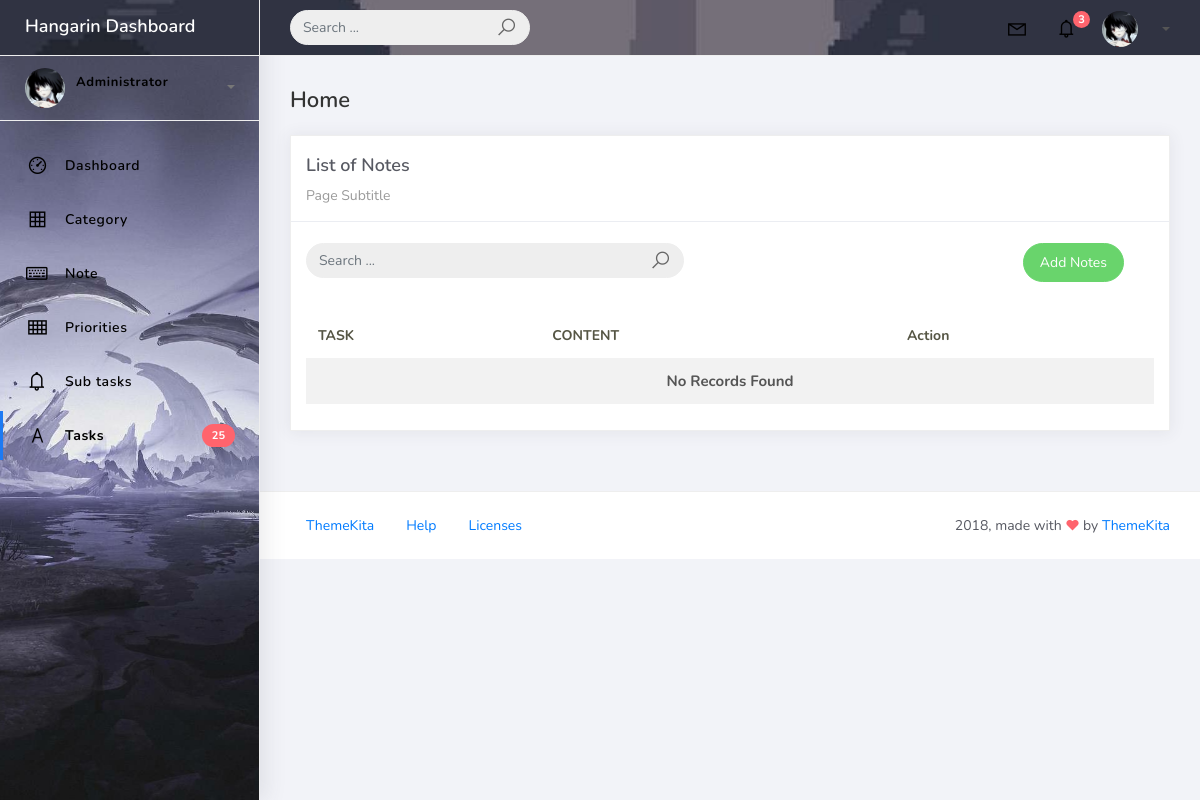
The app's page /note_list, older data.
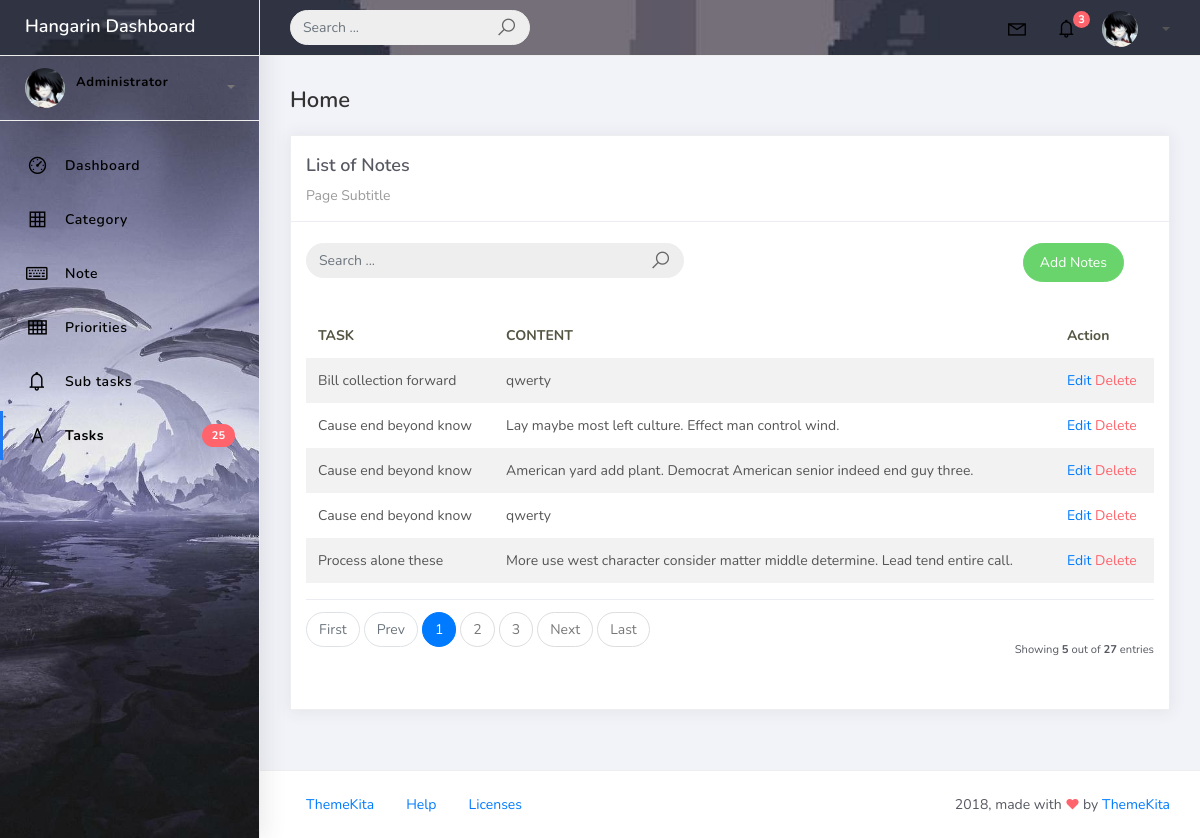
The same page, newer data.
### tasks/models.py (models this page shows, shortened)
class BaseModel(models.Model):
    created_at = models.DateTimeField(auto_now_add=True)
    updated_at = models.DateTimeField(auto_now=True)
    class Meta:
        abstract = True

class Note(BaseModel):
    task = models.ForeignKey(Task, related_name='notes', on_delete=models.CASCADE)
    content = models.TextField()

class Task(BaseModel):
    STATUS_CHOICES = [
        ("Pending", "Pending"),
        ("In Progress", "In Progress"),
        ("Completed", "Completed"),
    ]
    title = models.CharField(max_length=200)
    description = models.TextField()
    status = models.CharField(max_length=50, choices=STATUS_CHOICES, default="Pending")
    deadline = models.DateTimeField()
    priority = models.ForeignKey(Priority, on_delete=models.CASCADE)
    category = models.ForeignKey(Category, on_delete=models.CASCADE)
    def __str__(self):
        return self.title

### tasks/views.py (the view)
# urls.py: path('note_list', NoteList.as_view(), name='note-list'),
class NoteList(ListView):
    model = Note
    context_object_name = 'note'
    template_name = 'note_list.html'
    paginate_by = 5
    def get_queryset(self):
        qs = super().get_queryset()
        query = self.request.GET.get('q')
        if query:
            qs = qs.filter(
                Q(task__title__icontains=query) |
                Q(content__icontains=query)
                )
        return qs
    def get_ordering(self):
        allowed = ["task", "content",]
        sort_by = self.request.GET.get("sort_by")
        if sort_by in allowed:
            return sort_by
        return "task"

### templates/note_list.html (shortened to what this page needs)
{% extends 'base.html' %} {% load static %} {% block content %}
<div class="content">
  <div class="container-fluid">
    <h4 class="page-title">Home</h4>
    <div class="row">
      <div class="col-md-12">
        <div class="card">
          <div class="card-header">
            <div class="card-title">List of Notes</div>
            <div class="card-category">Page Subtitle</div>
          </div>
          <br />
          <div class="col-md-12 row">
            <div class="col-md-6">
              <form class="navbar-left navbar-form nav-search mr-md-3" action="" method="get">
                <div class="input-group">
                  <input type="text" placeholder="Search ..." class="form-control" name="q" value="{{ request.GET.q }}" />
                  <div class="input-group-append">
                    <span class="input-group-text">
                      <i class="la la-search search-icon"></i>
                    </span>
                  </div>
                </div>
              </form>
            </div>
            <div class="col-md-6">
              <div class="pull-right">
                <a href="{% url 'note-add' %}" class="btn btn-success btn-rounded">Add Notes</a>
              </div>
            </div>
          </div>
          <div class="card-body">
            <table class="table table-striped mt-3">
              <thead>
                <tr>
                  <th scope="col">TASK</th>
                  <th scope="col">CONTENT</th>
                  <th scope="col">Action</th>
                </tr>
              </thead>
              <tbody>
                {% for object in object_list %}
                <tr>
                  <td>{{ object.task }}</td>
                  <td>{{ object.content }}</td>
                  <td>
                    <a href="note_list/{{ object.id }}">Edit</a>
                    <a href="note_list/{{ object.id }}/delete" class="text-danger">Delete</a>
                  </td>
                </tr>
                {% empty %}
                <tr>
                  <td colspan="4" style="text-align: center">
                    <p class="text-sm font-weight-bold mb-0">No Records Found</p>
                  </td>
                </tr>
                {% endfor %}
              </tbody>
            </table>
            {% include 'includes/pagination.html' %}
          </div>
        </div>
      </div>
    </div>
  </div>
</div>
{% endblock %}

Row changes from the older to the newer data that the page shows:
added Note: task "Bill collection forward", content "qwerty"
added Note: task "Cause end beyond know", content "Lay maybe most left culture. Effect man control wind."
added Note: task "Cause end beyond know", content "American yard add plant. Democrat American senior indeed end guy three."
added Note: task "Cause end beyond know", content "qwerty"
added Note: task "Process alone these", content "More use west character consider matter middle determine. Lead tend entire call."
Text that changed along with them:
{{ object_list.count }}: (not shown) → "5"
{{ paginator.count }}: (not shown) → "27"
text no longer shown: "No Records Found"
text now shown: "First Prev Next Last Showing out of entries"
new list line: "1"
new list line: "2"
new list line: "3"
